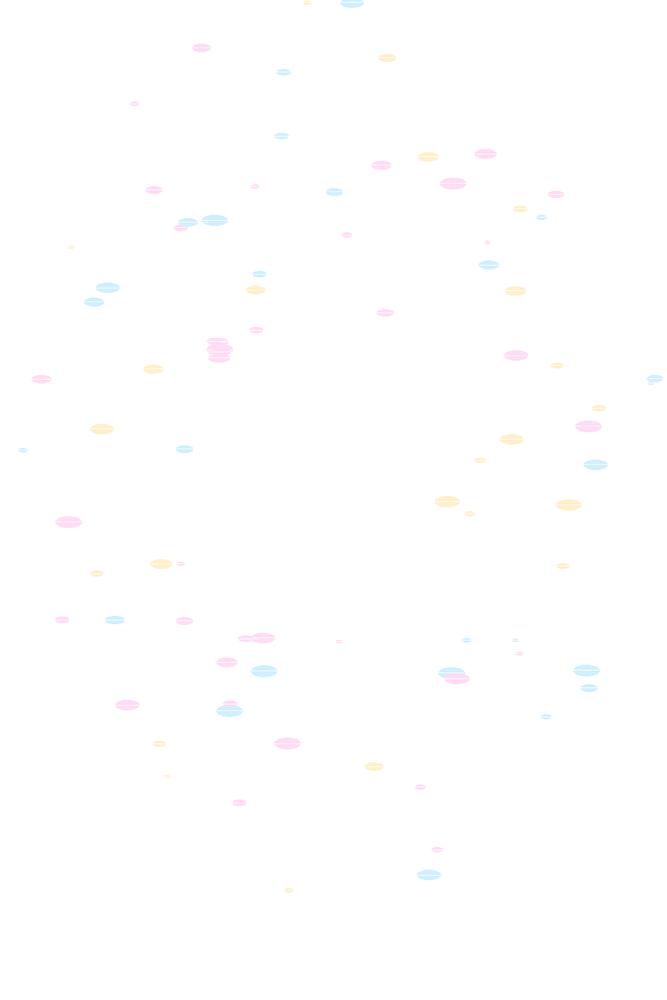
#> input picture assets/effects.png, 667 x 1000 px, shrunk from 1024 x 1536 before the run
$ python check_motion.py ../../assets/effects.png ../../assets/lineart.png
#> lines starting #> are read from the running program, lines starting #| are printed output that depends on the picture
"""比较两张桌面截图，判断动态壁纸是否在动。

用法：
  python android/tests/check_motion.py a.png b.png
输出：变化像素占比、差异外接框。占比 > 1% 基本可判定画面在动。
"""
from __future__ import annotations

import sys

from PIL import Image, ImageChops


def main() -> int:
    if len(sys.argv) < 3:
        print("用法: python check_motion.py <a.png> <b.png>")
        return 2

    a = Image.open(sys.argv[1]).convert("RGB")
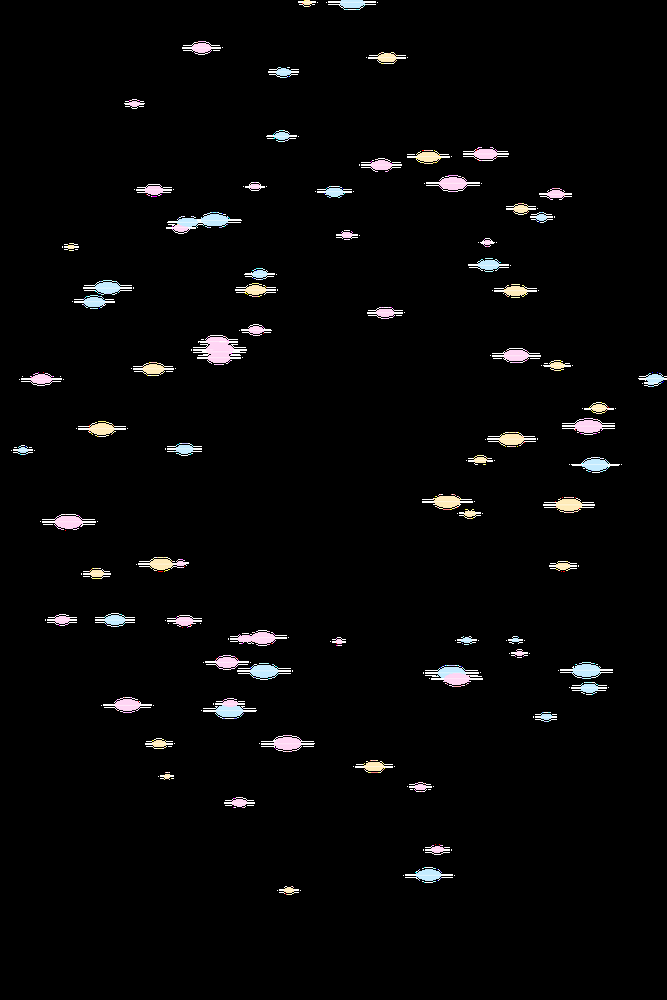
#> a: PIL image 667x1000 RGB; mean R, G, B 7, 6.8, 6.9
    b = Image.open(sys.argv[2]).convert("RGB")
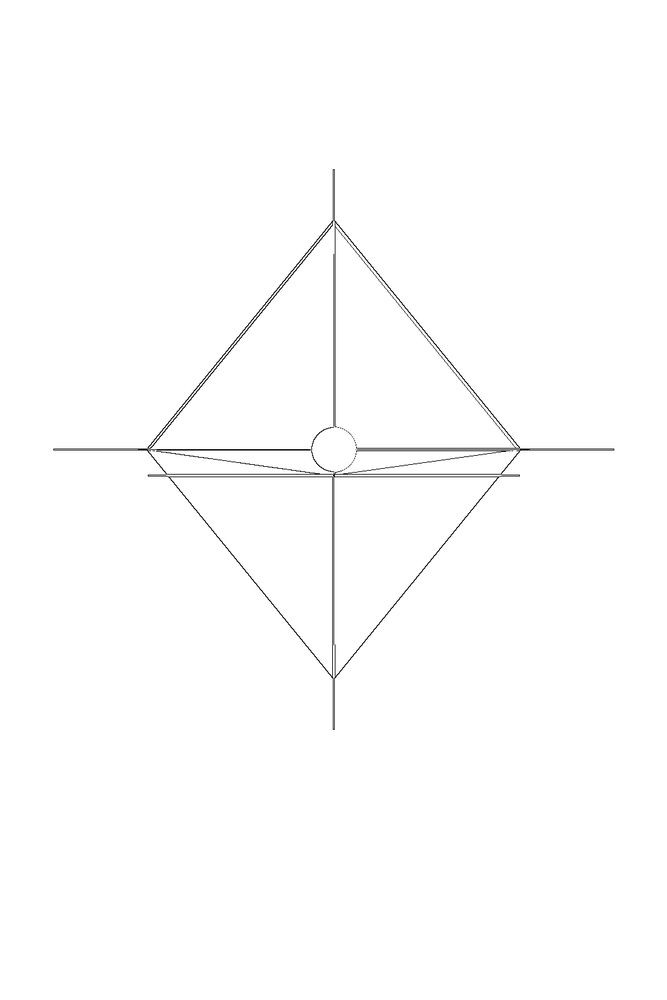
#> input picture assets/lineart.png, 667 x 1000 px, shrunk from 1024 x 1536 before the run
    if a.size != b.size:
        print(f"  尺寸不一致: {a.size} vs {b.size}")
        return 1

    diff = ImageChops.difference(a, b)
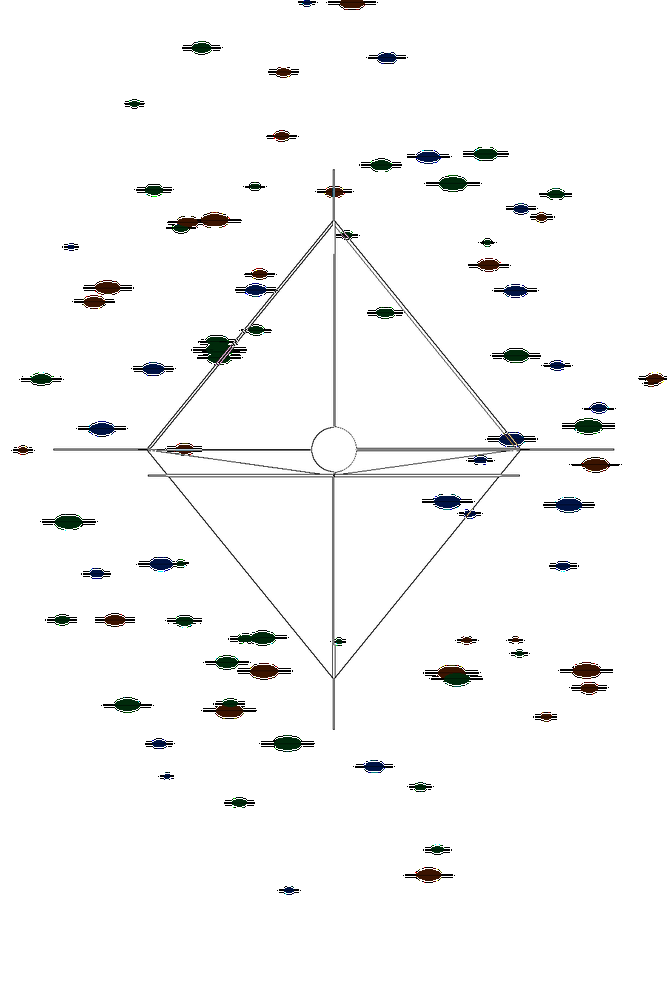
#> diff: PIL image 667x1000 RGB; mean R, G, B 246.6, 246.7, 246.6
    bbox = diff.getbbox()
#> bbox = (0, 0, 667, 1000)
    pixels = list(diff.getdata())
#> pixels = 667000 items
    total = a.size[0] * a.size[1]
#> total = 667000
    changed = sum(1 for r, g, bl in pixels if r + g + bl > 18)
#> changed = 660916
    ratio = changed * 100.0 / total
#> ratio = 99.09

    print(f"  尺寸 {a.size[0]}x{a.size[1]}  差异区域 {bbox}")
#|   尺寸 667x1000  差异区域 (0, 0, 667, 1000)
    print(f"  变化像素 {changed} / {total} = {ratio:.2f}%")
#|   变化像素 660916 / 667000 = 99.09%
    print("  判定: " + ("画面在动 ✓" if ratio > 1.0 else "几乎静止 ✗"))
#|   判定: 画面在动 ✓
    return 0 if ratio > 1.0 else 1


if __name__ == "__main__":
    raise SystemExit(main())
#> (the program exits here)
